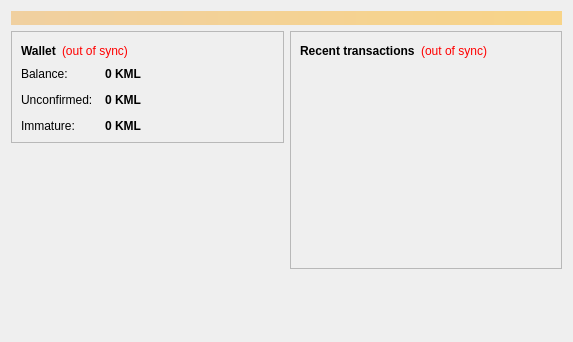
<?xml version="1.0" encoding="UTF-8"?>
<ui version="4.0">
 <class>OverviewPage</class>
 <widget class="QWidget" name="OverviewPage">
  <property name="geometry">
   <rect>
    <x>0</x>
    <y>0</y>
    <width>573</width>
    <height>342</height>
   </rect>
  </property>
  <property name="windowTitle">
   <string>Form</string>
  </property>
  <layout class="QVBoxLayout" name="topLayout">
   <item>
    <widget class="QLabel" name="labelAlerts">
     <property name="visible">
      <bool>false</bool>
     </property>
     <property name="styleSheet">
      <string notr="true">background-color: qlineargradient(x1: 0, y1: 0, x2: 1, y2: 0, stop:0 #F0D0A0, stop:1 #F8D488); color:#000000;</string>
     </property>
     <property name="wordWrap">
      <bool>true</bool>
     </property>
     <property name="margin">
      <number>3</number>
     </property>
    </widget>
   </item>
   <item>
    <layout class="QHBoxLayout" name="horizontalLayout" stretch="1,1">
     <item>
      <layout class="QVBoxLayout" name="verticalLayout_2">
       <item>
        <widget class="QFrame" name="frame">
         <property name="frameShape">
          <enum>QFrame::StyledPanel</enum>
         </property>
         <property name="frameShadow">
          <enum>QFrame::Raised</enum>
         </property>
         <layout class="QVBoxLayout" name="verticalLayout_4">
          <item>
           <layout class="QHBoxLayout" name="horizontalLayout_4">
            <item>
             <widget class="QLabel" name="label_5">
              <property name="font">
               <font>
                <weight>75</weight>
                <bold>true</bold>
               </font>
              </property>
              <property name="text">
               <string>Wallet</string>
              </property>
             </widget>
            </item>
            <item>
             <widget class="QLabel" name="labelWalletStatus">
              <property name="toolTip">
               <string>The displayed information may be out of date. Your wallet automatically synchronizes with the Kumulcoin network after a connection is established, but this process has not completed yet.</string>
              </property>
              <property name="styleSheet">
               <string notr="true">QLabel { color: red; }</string>
              </property>
              <property name="text">
               <string notr="true">(out of sync)</string>
              </property>
              <property name="alignment">
               <set>Qt::AlignLeading|Qt::AlignLeft|Qt::AlignVCenter</set>
              </property>
             </widget>
            </item>
            <item>
             <spacer name="horizontalSpacer_2">
              <property name="orientation">
               <enum>Qt::Horizontal</enum>
              </property>
              <property name="sizeHint" stdset="0">
               <size>
                <width>40</width>
                <height>20</height>
               </size>
              </property>
             </spacer>
            </item>
           </layout>
          </item>
          <item>
           <layout class="QFormLayout" name="formLayout_2">
            <property name="fieldGrowthPolicy">
             <enum>QFormLayout::AllNonFixedFieldsGrow</enum>
            </property>
            <property name="horizontalSpacing">
             <number>12</number>
            </property>
            <property name="verticalSpacing">
             <number>12</number>
            </property>
            <item row="0" column="0">
             <widget class="QLabel" name="label">
              <property name="text">
               <string>Balance:</string>
              </property>
             </widget>
            </item>
            <item row="0" column="1">
             <widget class="QLabel" name="labelBalance">
              <property name="font">
               <font>
                <weight>75</weight>
                <bold>true</bold>
               </font>
              </property>
              <property name="cursor">
               <cursorShape>IBeamCursor</cursorShape>
              </property>
              <property name="toolTip">
               <string>Your current balance</string>
              </property>
              <property name="text">
               <string notr="true">0 KML</string>
              </property>
              <property name="textInteractionFlags">
               <set>Qt::LinksAccessibleByMouse|Qt::TextSelectableByKeyboard|Qt::TextSelectableByMouse</set>
              </property>
             </widget>
            </item>
            <item row="1" column="0">
             <widget class="QLabel" name="label_3">
              <property name="text">
               <string>Unconfirmed:</string>
              </property>
             </widget>
            </item>
            <item row="1" column="1">
             <widget class="QLabel" name="labelUnconfirmed">
              <property name="font">
               <font>
                <weight>75</weight>
                <bold>true</bold>
               </font>
              </property>
              <property name="cursor">
               <cursorShape>IBeamCursor</cursorShape>
              </property>
              <property name="toolTip">
               <string>Total of transactions that have yet to be confirmed, and do not yet count toward the current balance</string>
              </property>
              <property name="text">
               <string notr="true">0 KML</string>
              </property>
              <property name="textInteractionFlags">
               <set>Qt::LinksAccessibleByMouse|Qt::TextSelectableByKeyboard|Qt::TextSelectableByMouse</set>
              </property>
             </widget>
            </item>
            <item row="2" column="0">
             <widget class="QLabel" name="labelImmatureText">
              <property name="text">
               <string>Immature:</string>
              </property>
             </widget>
            </item>
            <item row="2" column="1">
             <widget class="QLabel" name="labelImmature">
              <property name="font">
               <font>
                <weight>75</weight>
                <bold>true</bold>
               </font>
              </property>
              <property name="toolTip">
               <string>Mined balance that has not yet matured</string>
              </property>
              <property name="text">
               <string notr="true">0 KML</string>
              </property>
              <property name="textInteractionFlags">
               <set>Qt::LinksAccessibleByMouse|Qt::TextSelectableByKeyboard|Qt::TextSelectableByMouse</set>
              </property>
             </widget>
            </item>
           </layout>
          </item>
         </layout>
        </widget>
       </item>
       <item>
        <spacer name="verticalSpacer">
         <property name="orientation">
          <enum>Qt::Vertical</enum>
         </property>
         <property name="sizeHint" stdset="0">
          <size>
           <width>20</width>
           <height>40</height>
          </size>
         </property>
        </spacer>
       </item>
      </layout>
     </item>
     <item>
      <layout class="QVBoxLayout" name="verticalLayout_3">
       <item>
        <widget class="QFrame" name="frame_2">
         <property name="frameShape">
          <enum>QFrame::StyledPanel</enum>
         </property>
         <property name="frameShadow">
          <enum>QFrame::Raised</enum>
         </property>
         <layout class="QVBoxLayout" name="verticalLayout">
          <item>
           <layout class="QHBoxLayout" name="horizontalLayout_2">
            <item>
             <widget class="QLabel" name="label_4">
              <property name="text">
               <string>&lt;b&gt;Recent transactions&lt;/b&gt;</string>
              </property>
             </widget>
            </item>
            <item>
             <widget class="QLabel" name="labelTransactionsStatus">
              <property name="toolTip">
               <string>The displayed information may be out of date. Your wallet automatically synchronizes with the Kumulcoin network after a connection is established, but this process has not completed yet.</string>
              </property>
              <property name="styleSheet">
               <string notr="true">QLabel { color: red; }</string>
              </property>
              <property name="text">
               <string notr="true">(out of sync)</string>
              </property>
              <property name="alignment">
               <set>Qt::AlignRight|Qt::AlignTrailing|Qt::AlignVCenter</set>
              </property>
             </widget>
            </item>
            <item>
             <spacer name="horizontalSpacer">
              <property name="orientation">
               <enum>Qt::Horizontal</enum>
              </property>
              <property name="sizeHint" stdset="0">
               <size>
                <width>40</width>
                <height>20</height>
               </size>
              </property>
             </spacer>
            </item>
           </layout>
          </item>
          <item>
           <widget class="QListView" name="listTransactions">
            <property name="styleSheet">
             <string notr="true">QListView { background: transparent; }</string>
            </property>
            <property name="frameShape">
             <enum>QFrame::NoFrame</enum>
            </property>
            <property name="verticalScrollBarPolicy">
             <enum>Qt::ScrollBarAlwaysOff</enum>
            </property>
            <property name="horizontalScrollBarPolicy">
             <enum>Qt::ScrollBarAlwaysOff</enum>
            </property>
            <property name="selectionMode">
             <enum>QAbstractItemView::NoSelection</enum>
            </property>
           </widget>
          </item>
         </layout>
        </widget>
       </item>
       <item>
        <spacer name="verticalSpacer_2">
         <property name="orientation">
          <enum>Qt::Vertical</enum>
         </property>
         <property name="sizeHint" stdset="0">
          <size>
           <width>20</width>
           <height>40</height>
          </size>
         </property>
        </spacer>
       </item>
      </layout>
     </item>
    </layout>
   </item>
  </layout>
 </widget>
 <resources/>
 <connections/>
</ui>
